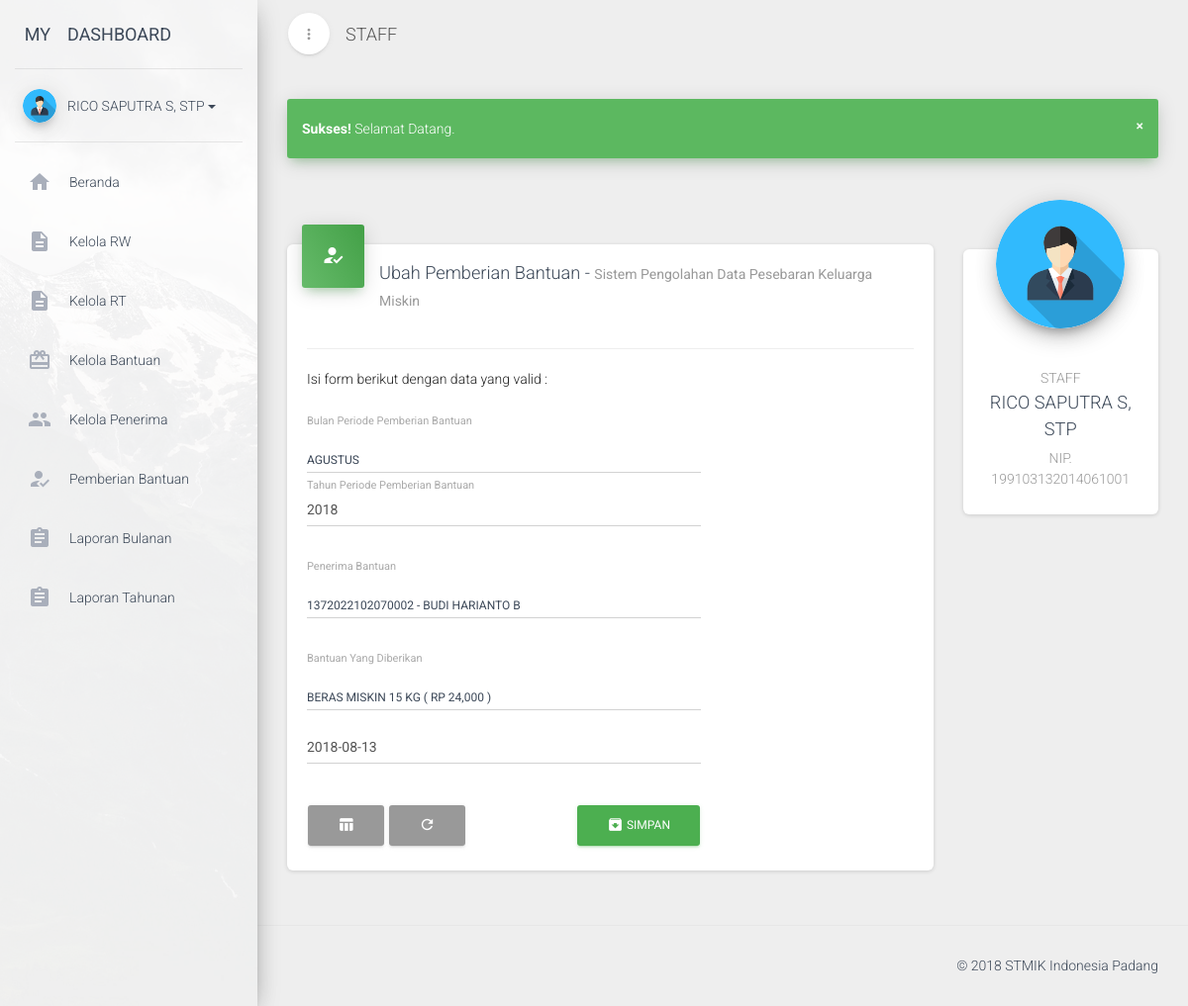
/dashboard.php?page=ubah-pemberian&id=3 (signed in), run on the app's committed database.
### tables this page shows
CREATE TABLE `user_akun` (
  `id` int(11) NOT NULL AUTO_INCREMENT,
  `username` varchar(20) NOT NULL,
  `password` varchar(100) NOT NULL,
  `hak_akses` enum('admin','staff','lurah') NOT NULL,
  `status` tinyint(4) NOT NULL DEFAULT '0',
  `nama` varchar(50) NOT NULL,
  `nip` varchar(20) NOT NULL,
  PRIMARY KEY (`id`)
);

CREATE TABLE `pemberian` (
  `id` int(11) NOT NULL AUTO_INCREMENT,
  `bulan` enum('1','2','3','4','5','6','7','8','9','10','11','12') NOT NULL,
  `tahun` int(4) NOT NULL,
  `penerima_id` int(11) NOT NULL,
  `bantuan_id` int(11) NOT NULL,
  `tanggal` date NOT NULL,
  `user_akun_id` int(11) NOT NULL,
  PRIMARY KEY (`id`)
);

CREATE TABLE `penerima` (
  `id` int(11) NOT NULL AUTO_INCREMENT,
  `no_kk` varchar(16) NOT NULL,
  `kepala_keluarga` varchar(50) NOT NULL,
  `alamat` varchar(150) NOT NULL,
  `telepon` varchar(13) NOT NULL,
  `rt_id` int(11) NOT NULL,
  `bantuan_id` int(11) NOT NULL,
  `latitude` float NOT NULL,
  `longitude` float NOT NULL,
  `foto_rumah` varchar(255) DEFAULT 'default.png',
  PRIMARY KEY (`id`)
);

CREATE TABLE `bantuan` (
  `id` int(11) NOT NULL AUTO_INCREMENT,
  `nama_bantuan` varchar(100) NOT NULL,
  `banyak_bantuan` int(11) NOT NULL,
  `satuan` enum('kg','liter') NOT NULL,
  `nominal` int(11) NOT NULL,
  PRIMARY KEY (`id`)
);

### cores/function.php (called while the page is built, shortened)
<?php
	function koneksi() {
		$host = 'localhost';
		$user = 'root';
		$pass = '';
		$db = 'dbraskin';
		$conn = mysqli_connect($host, $user, $pass, $db);
		return $conn;
	}
	function sanitizeThis($string) {
		$conn = koneksi();
		$output1 = mysqli_real_escape_string($conn, $string);
		$output2 = strip_tags($output1);
		return htmlspecialchars($output2);
	}
	function getStaffProfil($id) {
		$conn = koneksi();
		$query = "SELECT * FROM user_akun WHERE id = '$id'";
		$procs = mysqli_query($conn, $query);
		$datas = mysqli_fetch_assoc($procs);
		return $datas;
	}
	$listBulan = [
		1 => 'Januari', 2 => 'Februari', 3 => 'Maret', 4 => 'April', 5 => 'Mei', 6 => 'Juni', 7 => 'Juli', 8 => 'Agustus', 9 => 'September', 10 => 'Oktober', 11 => 'November', 12 => 'Desember',
	];
?>

### views/dashboard/pemberian/edit.php (the view, shortened to what this page needs)
<div class="row">
    <div class="col-md-9">
        <div class="card">
            <div class="card-header card-header-icon" data-background-color="green">
                <i class="material-icons">how_to_reg</i>
            </div>
            <div class="card-content">
                <h4 class="card-title">Ubah Pemberian Bantuan -
                    <small class="category">Sistem Pengolahan Data Pesebaran Keluarga Miskin</small>
                </h4>
                <hr>
                <div class="row">
                    <div class="col-md-8">
                        <p>Isi form berikut dengan data yang valid :</p>
                        <form action="cores/dashboard/pemberian/edit-pemberian-process.php" method="post" accept-charset="utf-8">
                            <?php
                                $pemberianID = sanitizeThis($_GET['id']);
                                $query = "
                                    SELECT pemberian.id AS pemberianID, pemberian.bulan, pemberian.tahun, pemberian.tanggal, penerima.id AS penerimaID, penerima.no_kk, penerima.kepala_keluarga, bantuan.id AS bantuanID, bantuan.nama_bantuan, bantuan.banyak_bantuan, bantuan.satuan, bantuan.nominal
                                    FROM pemberian, penerima, bantuan
                                    WHERE pemberian.penerima_id = penerima.id AND pemberian.bantuan_id = bantuan.id AND pemberian.id = '$pemberianID'
                                ";
                                $procs = mysqli_query($conn, $query);
                                $data = mysqli_fetch_assoc($procs);
                            ?>
                            <div class="form-group">
                                <label class="control-label" for="bulan">Bulan Periode Pemberian Bantuan</label>
                                <select class="selectpicker" data-style="select-with-transition" title="Pilih Bulan" id="bulan" name="bulan" data-live-search="true">
                                    <option value="<?php echo $data['bulan'] ?>" selected><?php echo $listBulan[$data['bulan']] ?></option>
                                </select>
                            </div>
                            <div class="form-group label-floating">
                                <label class="control-label" for="tahun">Tahun Periode Pemberian Bantuan</label>
                                <input type="text" class="form-control" name="tahun" id="tahun" value="<?php echo $data['tahun'] ?>">
                            </div>
                            <div class="form-group">
                                <label class="control-label" for="penerima_id">Penerima Bantuan</label>
                                <select class="selectpicker" data-style="select-with-transition" title="Pilih Penerima Bantuan" id="penerima_id" name="penerima_id" data-live-search="true">
                                    <option value="<?php echo $data['penerimaID'] ?>" selected><?php echo $data['no_kk'].' - '.$data['kepala_keluarga'] ?></option>
                                </select>
                            </div>
                            <div class="form-group">
                                <label class="control-label" for="bantuan_id">Bantuan Yang Diberikan</label>
                                <select class="selectpicker" data-style="select-with-transition" title="Pilih Bantuan Yang Diterima" id="bantuan_id" name="bantuan_id" data-live-search="true">
                                    <option value="<?php echo $data['bantuanID'] ?>" selected><?php echo $data['nama_bantuan'].' '.$data['banyak_bantuan'].' '.$data['satuan'].' ( Rp '.number_format($data['nominal']).' )' ?></option>
                                </select>
                            </div>
                            <div class="form-group label-floating">
                                <input type="text" class="form-control datepicker" name="tanggal" id="tanggal" placeholder="Tanggal Pemberian Bantuan" value="<?php echo $data['tanggal'] ?>">
                            </div><br>
                            <a href="?page=kelola-pemberian" class="btn btn-default"><i class="material-icons">table_chart</i></a>
                            <button type="reset" class="btn btn-default"><i class="material-icons">refresh</i></button>
                            <button type="submit" class="btn btn-fill btn-success pull-right">
                                <i class="material-icons">archive</i>
                                SIMPAN
                            </button>
                        </form>
                    </div>
                </div>
            </div>
        </div>
    </div>
    <div class="col-md-3">
        <?php include 'views/partials/rightbar.php'; ?>
    </div>
</div>

### views/partials/sidebar.php (shortened to what this page needs)
<div class="sidebar" data-active-color="green" data-background-color="white" data-image="assets/vendors/material-dashboard-pro/assets/img/sidebar-1.jpg">
    <div class="logo">
        <a href="?page=beranda" class="simple-text logo-mini">
            MY
        </a>
        <a href="?page=beranda" class="simple-text logo-normal">
            DASHBOARD
        </a>
    </div>
    <div class="sidebar-wrapper">
        <div class="user">
            <div class="photo">
                <img src="assets/img/avatar.png" />
            </div>
            <div class="info">
                <a data-toggle="collapse" href="user.html#collapseExample" class="collapsed">
                    <span>
                        <?php echo $profil['nama'] ?>
                        <b class="caret"></b>
                    </span>
                </a>
            </div>
        </div>
        <ul class="nav">
            <li class="<?php echo ($_GET['page'] == 'beranda')?'active':''; ?>">
                <a href="?page=beranda">
                    <i class="material-icons">home</i>
                    <p>Beranda</p>
                </a>
            </li>
            <?php
                if ($_SESSION['akses'] == 'staff') {
            ?>
                <li class="<?php echo ($_GET['page'] == 'kelola-rw')?'active':''; ?>">
                    <a href="?page=kelola-rw">
                        <i class="material-icons">description</i>
                        <p>Kelola RW</p>
                    </a>
                </li>
                <li class="<?php echo ($_GET['page'] == 'kelola-rt')?'active':''; ?>">
                    <a href="?page=kelola-rt">
                        <i class="material-icons">description</i>
                        <p>Kelola RT</p>
                    </a>
                </li>
                <li class="<?php echo ($_GET['page'] == 'kelola-bantuan')?'active':''; ?>">
                    <a href="?page=kelola-bantuan">
                        <i class="material-icons">card_giftcard</i>
                        <p>Kelola Bantuan</p>
                    </a>
                </li>
                <li class="<?php echo ($_GET['page'] == 'kelola-penerima')?'active':''; ?>">
                    <a href="?page=kelola-penerima">
                        <i class="material-icons">people</i>
                        <p>Kelola Penerima</p>
                    </a>
                </li>
                <li class="<?php echo ($_GET['page'] == 'kelola-pemberian')?'active':''; ?>">
                    <a href="?page=kelola-pemberian">
                        <i class="material-icons">how_to_reg</i>
                        <p>Pemberian Bantuan</p>
                    </a>
                </li>
                <li class="<?php echo ($_GET['page'] == 'laporan-bulanan')?'active':''; ?>">
                    <a href="?page=laporan-bulanan">
                        <i class="material-icons">assignment</i>
                        <p>Laporan Bulanan</p>
                    </a>
                </li>
                <li class="<?php echo ($_GET['page'] == 'laporan-tahunan')?'active':''; ?>">
                    <a href="?page=laporan-tahunan">
                        <i class="material-icons">assignment</i>
                        <p>Laporan Tahunan</p>
                    </a>
                </li>
            <?php
                }
            ?>
        </ul>
    </div>
</div>

### views/partials/rightbar.php
<div class="card card-profile">
    <div class="card-avatar">
        <a href="#">
            <img class="img" src="assets/img/avatar.png" />
        </a>
    </div>
    <div class="card-content">
        <h6 class="category text-gray"><?php echo $_SESSION['akses']; ?></h6>
        <h4 class="card-title"><?php echo $profil['nama'] ?></h4>
        <p class="description">
            NIP. <?php echo $profil['nip'] ?>
        </p>
    </div>
</div>

### data on the page
user_akun: nama "RICO SAPUTRA S, STP", nip "199103132014061001"
pemberian: bulan "AGUSTUS", tahun "2018", penerima.no_kk "1372022102070002", penerima.kepala_keluarga "BUDI HARIANTO B", bantuan.nama_bantuan "BERAS MISKIN", bantuan.banyak_bantuan "15", bantuan.satuan "KG", bantuan.nominal "24,000", tanggal "2018-08-13"

### other printed values
$_SESSION['akses'] "STAFF"
$_SESSION["sukses"] "Selamat Datang."
